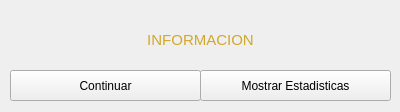
<?xml version="1.0" encoding="UTF-8"?>
<ui version="4.0">
 <class>VisualizarPoblaciones</class>
 <widget class="QWidget" name="VisualizarPoblaciones">
  <property name="geometry">
   <rect>
    <x>0</x>
    <y>0</y>
    <width>400</width>
    <height>112</height>
   </rect>
  </property>
  <property name="windowTitle">
   <string>Form</string>
  </property>
  <widget class="QPushButton" name="botonMostrar">
   <property name="geometry">
    <rect>
     <x>200</x>
     <y>70</y>
     <width>191</width>
     <height>31</height>
    </rect>
   </property>
   <property name="text">
    <string>Mostrar Estadisticas</string>
   </property>
  </widget>
  <widget class="QPushButton" name="botonContinuar">
   <property name="geometry">
    <rect>
     <x>10</x>
     <y>70</y>
     <width>191</width>
     <height>31</height>
    </rect>
   </property>
   <property name="text">
    <string>Continuar</string>
   </property>
  </widget>
  <widget class="QLabel" name="label">
   <property name="geometry">
    <rect>
     <x>30</x>
     <y>10</y>
     <width>341</width>
     <height>61</height>
    </rect>
   </property>
   <property name="text">
    <string>&lt;!DOCTYPE HTML PUBLIC &quot;-//W3C//DTD HTML 4.0//EN&quot; &quot;http://www.w3.org/TR/REC-html40/strict.dtd&quot;&gt;
&lt;html&gt;&lt;head&gt;&lt;meta name=&quot;qrichtext&quot; content=&quot;1&quot; /&gt;&lt;style type=&quot;text/css&quot;&gt;
p, li { white-space: pre-wrap; }
&lt;/style&gt;&lt;/head&gt;&lt;body style=&quot; font-family:'Ubuntu'; font-size:11pt; font-weight:400; font-style:normal;&quot;&gt;
&lt;p align=&quot;center&quot; style=&quot; margin-top:0px; margin-bottom:0px; margin-left:0px; margin-right:0px; -qt-block-indent:0; text-indent:0px;&quot;&gt;&lt;span style=&quot; color:#d1a82b;&quot;&gt;INFORMACION&lt;/span&gt;&lt;/p&gt;&lt;/body&gt;&lt;/html&gt;</string>
   </property>
  </widget>
 </widget>
 <resources/>
 <connections/>
</ui>
